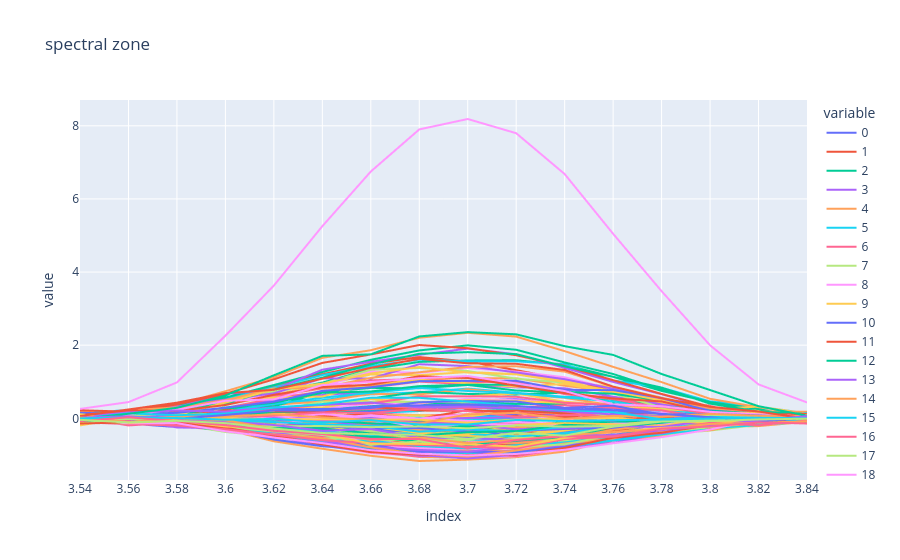

The notebook cell saved with this chart:
### Code cell
# establishing spectral cuts based on expert knowledge of XRF spectra
spectral_cuts = [
('background1', 1.0, 1.33),
('Al', 1.34, 1.63),
('Si', 1.64, 1.86),
('P', 1.87, 2.10),
('background2', 2.11, 2.19),
('S', 2.20, 2.44),
('background3', 2.45, 2.55),
('Rh L + Ar', 2.56, 3.10),
('background4', 3.11, 3.21),
('K', 3.22, 3.42),
('background5', 3.43, 3.53),
('Ca ka', 3.54, 3.84),
('Ca kb', 3.92, 4.14),
('background6', 4.15, 4.37),
('Ti ka', 4.38, 4.66),
('background7', 4.67, 4.75),
('Ti kb', 4.76, 5.12),
('Cr', 5.13, 5.77),
('Mn', 5.78, 6.02),
('background8', 6.03, 6.13),
('Fe ka', 6.14, 6.68),
('background9', 6.69, 6.80),
('Fe kb', 6.81, 7.30),
('background10', 7.31, 7.91),
('Cu', 7.92, 8.20),
('background11', 8.21, 10.69),
('Fe ka + Ti ka', 10.7, 11.14),
('background12', 11.15, 12.55),
('sum Fe', 12.56, 13.1),
('background13', 13.11, 15.0)]

import explaining as exp

spectral_zones = exp.extract_spectral_zones(Xcalreg_prep, spectral_cuts) # extracting the spectral zones
spectral_zones['Ca ka'].T.plot(title='spectral zone') # plotting the Al ka spectral zone
